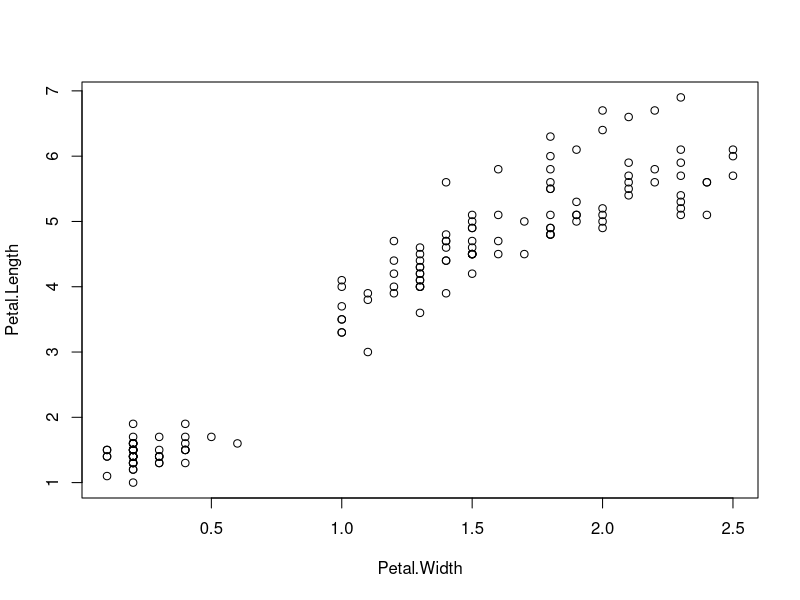
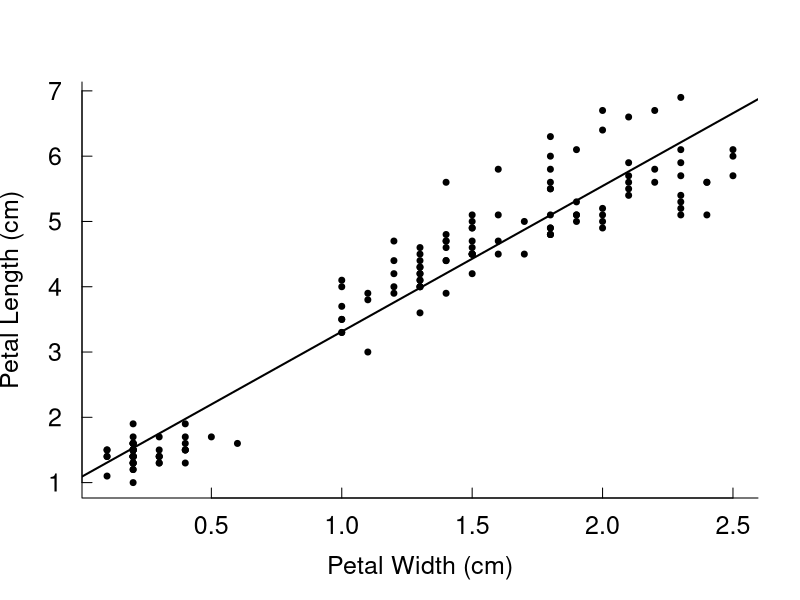
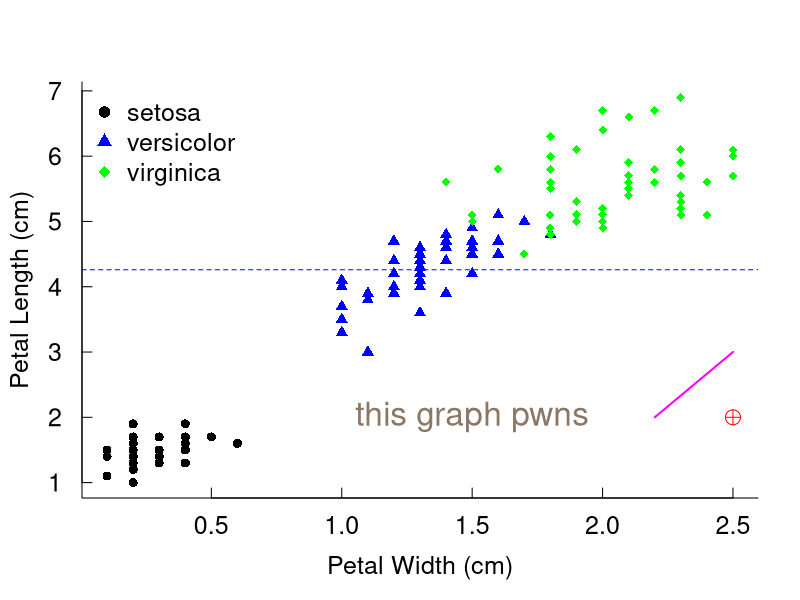

Generate these figures, in order, with R:
# Author: Andrew L Jackson
# Date 31/08/2012
# Script to illustrate scatter plots in R
# and contains basic instructions on how to 
# customise figures and render publishable
# graphs.
# Data: iris (in-built dataset in R base)

# -------------------------------------------------------------------
# Housekeeping

rm(list=ls()) # remove everything currently held in the R memory

graphics.off() # close all open graphics windows 

# store the original working directory so we can revert at the end of this
# script.
#orig.path <- getwd() 

# set working directory
#setwd(file.path(orig.path, "podcasts/graphs"))
#setwd("~/Documents")

# -------------------------------------------------------------------
# Enter or read in your data from a file
# In this example we will use the in-built dataset "iris" which gives the 
# measurements in centimeters of the variables sepal length and width 
# and petal length and width, respectively, for 50 flowers from each 
# of 3 species of iris. The species are Iris setosa, versicolor, and virginica.
# see ?iris for more information

#setwd("D:/Alternative My Documents/Andrews Documents/Camtasia Studio/R podcasts/R podcasts scripts/graphics scripts")

# read in data from our CSV file                              
# This is a comma separated file

#brain.data <- read.csv("brain_data.csv", header=TRUE)

# load the data for this example
data(iris)


# --------------------------------------------------------------------
# Plot and explore your data


head(iris)

# we will focus on the Petal Length and Width data for a start

# First a basic plot
plot( Petal.Length ~ Petal.Width, data = iris)



# now tidy up the labels and make the fonts bigger

plot( Petal.Length ~ Petal.Width, data = iris,
        xlab="Petal Width (cm)", 
        ylab="Petal Length (cm)", 
        pch=20,
        cex.lab=1.5, cex.axis=1.5, cex=1.2,
        bty="L", las=1, tcl=0.5 )

# add a line of best fit through the points
# see podcast on linear regression for more details.
abline(glm(Petal.Length~Petal.Width, data = iris), 
       col="black", lwd=2, lty=1)


# include information on the different species
# now tidy up the labels and make the fonts bigger
my.colors <- c("black","blue","green")
my.points <- c(16, 17, 18)

plot( Petal.Length~Petal.Width, data = iris,
      col = my.colors[Species], 
      pch = my.points[Species],
      xlab = "", ylab = "",
      cex.lab = 1.5, cex.axis = 1.5, cex = 1.2,
      bty="L", las = 1, tcl = 0.5
)

mtext("Petal Width (cm)",  side = 1, line = 3, cex = 1.5)
mtext("Petal Length (cm)", side = 2, line = 2.5, cex = 1.5)

# add a legend. NB we have to directly call the columns within iris using
# the $ sign notation.
  
legend("topleft", levels(iris$Species), 
       col = my.colors, pch = my.points, 
       lty = 0, bty = "n", cex=1.5) 


# some other embellishments you might want to add...

abline(h = mean(iris$Petal.Length[iris$Species=="versicolor"]),
       col = "blue", lty = 2)


# add some random text to the graph
text(1.5,2,labels="this graph pwns",col="peachpuff4",cex=2 )

# add some specific lines or points
points(2.5, 2, 
       pch = 10, col = "red", cex = 2)

lines(c(2.2, 2.5), 
      c(2, 3), 
      col = "magenta", lwd = 2)

# --------------------------------------------------------------------
# Analyse your data
# e.g. a t-test, or linear regression, or ANOVA, or whatever



# --------------------------------------------------------------------
# Plot the results of your analysis



# 
# --------------------------------------------------------------------
# Save your data (only if you want)

# The "list=" command tells us which variables we want to save
# The "file=" option tells us what file to save the data to

# save( list=ls(), file="grazing_data.rdata" )


# once you are happy with your graph, you can export it as
# a high resolution tiff for example.


# -------------------------------------------------------------------
# Housekeeping - Cleaning up
#setwd(orig.path)





